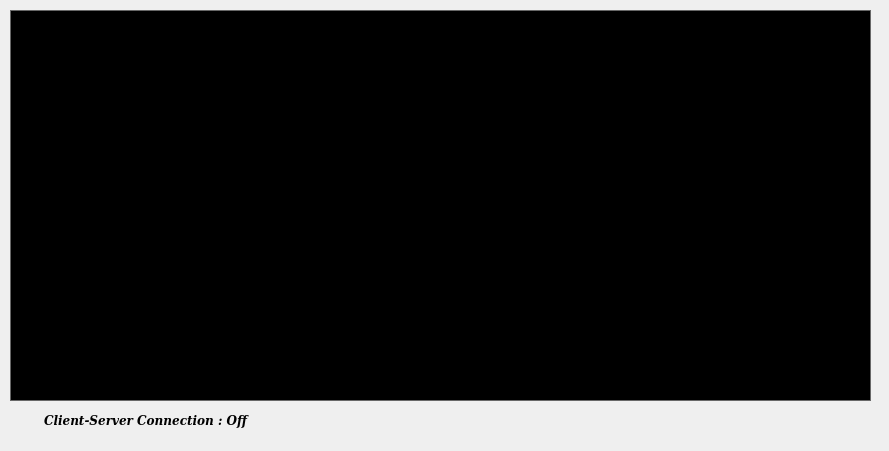
<?xml version="1.0" encoding="UTF-8"?>
<ui version="4.0">
 <class>odyssey_s</class>
 <widget class="QMainWindow" name="odyssey_s">
  <property name="geometry">
   <rect>
    <x>0</x>
    <y>0</y>
    <width>889</width>
    <height>451</height>
   </rect>
  </property>
  <property name="windowTitle">
   <string>odyssey_s</string>
  </property>
  <widget class="QWidget" name="centralWidget">
   <widget class="QLabel" name="label_Custumer">
    <property name="geometry">
     <rect>
      <x>10</x>
      <y>410</y>
      <width>271</width>
      <height>20</height>
     </rect>
    </property>
    <property name="font">
     <font>
      <family>DejaVu Serif</family>
      <weight>75</weight>
      <italic>true</italic>
      <bold>true</bold>
     </font>
    </property>
    <property name="text">
     <string>Client-Server Connection : Off</string>
    </property>
    <property name="alignment">
     <set>Qt::AlignCenter</set>
    </property>
   </widget>
   <widget class="QPlainTextEdit" name="plainTextEdit">
    <property name="enabled">
     <bool>true</bool>
    </property>
    <property name="geometry">
     <rect>
      <x>10</x>
      <y>10</y>
      <width>861</width>
      <height>391</height>
     </rect>
    </property>
    <property name="palette">
     <palette>
      <active>
       <colorrole role="WindowText">
        <brush brushstyle="SolidPattern">
         <color alpha="255">
          <red>0</red>
          <green>0</green>
          <blue>0</blue>
         </color>
        </brush>
       </colorrole>
       <colorrole role="Button">
        <brush brushstyle="SolidPattern">
         <color alpha="255">
          <red>135</red>
          <green>135</green>
          <blue>135</blue>
         </color>
        </brush>
       </colorrole>
       <colorrole role="Light">
        <brush brushstyle="SolidPattern">
         <color alpha="255">
          <red>203</red>
          <green>203</green>
          <blue>203</blue>
         </color>
        </brush>
       </colorrole>
       <colorrole role="Midlight">
        <brush brushstyle="SolidPattern">
         <color alpha="255">
          <red>169</red>
          <green>169</green>
          <blue>169</blue>
         </color>
        </brush>
       </colorrole>
       <colorrole role="Dark">
        <brush brushstyle="SolidPattern">
         <color alpha="255">
          <red>67</red>
          <green>67</green>
          <blue>67</blue>
         </color>
        </brush>
       </colorrole>
       <colorrole role="Mid">
        <brush brushstyle="SolidPattern">
         <color alpha="255">
          <red>90</red>
          <green>90</green>
          <blue>90</blue>
         </color>
        </brush>
       </colorrole>
       <colorrole role="Text">
        <brush brushstyle="SolidPattern">
         <color alpha="255">
          <red>255</red>
          <green>255</green>
          <blue>255</blue>
         </color>
        </brush>
       </colorrole>
       <colorrole role="BrightText">
        <brush brushstyle="SolidPattern">
         <color alpha="255">
          <red>255</red>
          <green>255</green>
          <blue>255</blue>
         </color>
        </brush>
       </colorrole>
       <colorrole role="ButtonText">
        <brush brushstyle="SolidPattern">
         <color alpha="255">
          <red>0</red>
          <green>0</green>
          <blue>0</blue>
         </color>
        </brush>
       </colorrole>
       <colorrole role="Base">
        <brush brushstyle="SolidPattern">
         <color alpha="255">
          <red>0</red>
          <green>0</green>
          <blue>0</blue>
         </color>
        </brush>
       </colorrole>
       <colorrole role="Window">
        <brush brushstyle="SolidPattern">
         <color alpha="255">
          <red>135</red>
          <green>135</green>
          <blue>135</blue>
         </color>
        </brush>
       </colorrole>
       <colorrole role="Shadow">
        <brush brushstyle="SolidPattern">
         <color alpha="255">
          <red>0</red>
          <green>0</green>
          <blue>0</blue>
         </color>
        </brush>
       </colorrole>
       <colorrole role="AlternateBase">
        <brush brushstyle="SolidPattern">
         <color alpha="255">
          <red>195</red>
          <green>195</green>
          <blue>195</blue>
         </color>
        </brush>
       </colorrole>
       <colorrole role="ToolTipBase">
        <brush brushstyle="SolidPattern">
         <color alpha="255">
          <red>255</red>
          <green>255</green>
          <blue>220</blue>
         </color>
        </brush>
       </colorrole>
       <colorrole role="ToolTipText">
        <brush brushstyle="SolidPattern">
         <color alpha="255">
          <red>0</red>
          <green>0</green>
          <blue>0</blue>
         </color>
        </brush>
       </colorrole>
      </active>
      <inactive>
       <colorrole role="WindowText">
        <brush brushstyle="SolidPattern">
         <color alpha="255">
          <red>0</red>
          <green>0</green>
          <blue>0</blue>
         </color>
        </brush>
       </colorrole>
       <colorrole role="Button">
        <brush brushstyle="SolidPattern">
         <color alpha="255">
          <red>135</red>
          <green>135</green>
          <blue>135</blue>
         </color>
        </brush>
       </colorrole>
       <colorrole role="Light">
        <brush brushstyle="SolidPattern">
         <color alpha="255">
          <red>203</red>
          <green>203</green>
          <blue>203</blue>
         </color>
        </brush>
       </colorrole>
       <colorrole role="Midlight">
        <brush brushstyle="SolidPattern">
         <color alpha="255">
          <red>169</red>
          <green>169</green>
          <blue>169</blue>
         </color>
        </brush>
       </colorrole>
       <colorrole role="Dark">
        <brush brushstyle="SolidPattern">
         <color alpha="255">
          <red>67</red>
          <green>67</green>
          <blue>67</blue>
         </color>
        </brush>
       </colorrole>
       <colorrole role="Mid">
        <brush brushstyle="SolidPattern">
         <color alpha="255">
          <red>90</red>
          <green>90</green>
          <blue>90</blue>
         </color>
        </brush>
       </colorrole>
       <colorrole role="Text">
        <brush brushstyle="SolidPattern">
         <color alpha="255">
          <red>255</red>
          <green>255</green>
          <blue>255</blue>
         </color>
        </brush>
       </colorrole>
       <colorrole role="BrightText">
        <brush brushstyle="SolidPattern">
         <color alpha="255">
          <red>255</red>
          <green>255</green>
          <blue>255</blue>
         </color>
        </brush>
       </colorrole>
       <colorrole role="ButtonText">
        <brush brushstyle="SolidPattern">
         <color alpha="255">
          <red>0</red>
          <green>0</green>
          <blue>0</blue>
         </color>
        </brush>
       </colorrole>
       <colorrole role="Base">
        <brush brushstyle="SolidPattern">
         <color alpha="255">
          <red>0</red>
          <green>0</green>
          <blue>0</blue>
         </color>
        </brush>
       </colorrole>
       <colorrole role="Window">
        <brush brushstyle="SolidPattern">
         <color alpha="255">
          <red>135</red>
          <green>135</green>
          <blue>135</blue>
         </color>
        </brush>
       </colorrole>
       <colorrole role="Shadow">
        <brush brushstyle="SolidPattern">
         <color alpha="255">
          <red>0</red>
          <green>0</green>
          <blue>0</blue>
         </color>
        </brush>
       </colorrole>
       <colorrole role="AlternateBase">
        <brush brushstyle="SolidPattern">
         <color alpha="255">
          <red>195</red>
          <green>195</green>
          <blue>195</blue>
         </color>
        </brush>
       </colorrole>
       <colorrole role="ToolTipBase">
        <brush brushstyle="SolidPattern">
         <color alpha="255">
          <red>255</red>
          <green>255</green>
          <blue>220</blue>
         </color>
        </brush>
       </colorrole>
       <colorrole role="ToolTipText">
        <brush brushstyle="SolidPattern">
         <color alpha="255">
          <red>0</red>
          <green>0</green>
          <blue>0</blue>
         </color>
        </brush>
       </colorrole>
      </inactive>
      <disabled>
       <colorrole role="WindowText">
        <brush brushstyle="SolidPattern">
         <color alpha="255">
          <red>67</red>
          <green>67</green>
          <blue>67</blue>
         </color>
        </brush>
       </colorrole>
       <colorrole role="Button">
        <brush brushstyle="SolidPattern">
         <color alpha="255">
          <red>135</red>
          <green>135</green>
          <blue>135</blue>
         </color>
        </brush>
       </colorrole>
       <colorrole role="Light">
        <brush brushstyle="SolidPattern">
         <color alpha="255">
          <red>203</red>
          <green>203</green>
          <blue>203</blue>
         </color>
        </brush>
       </colorrole>
       <colorrole role="Midlight">
        <brush brushstyle="SolidPattern">
         <color alpha="255">
          <red>169</red>
          <green>169</green>
          <blue>169</blue>
         </color>
        </brush>
       </colorrole>
       <colorrole role="Dark">
        <brush brushstyle="SolidPattern">
         <color alpha="255">
          <red>67</red>
          <green>67</green>
          <blue>67</blue>
         </color>
        </brush>
       </colorrole>
       <colorrole role="Mid">
        <brush brushstyle="SolidPattern">
         <color alpha="255">
          <red>90</red>
          <green>90</green>
          <blue>90</blue>
         </color>
        </brush>
       </colorrole>
       <colorrole role="Text">
        <brush brushstyle="SolidPattern">
         <color alpha="255">
          <red>67</red>
          <green>67</green>
          <blue>67</blue>
         </color>
        </brush>
       </colorrole>
       <colorrole role="BrightText">
        <brush brushstyle="SolidPattern">
         <color alpha="255">
          <red>255</red>
          <green>255</green>
          <blue>255</blue>
         </color>
        </brush>
       </colorrole>
       <colorrole role="ButtonText">
        <brush brushstyle="SolidPattern">
         <color alpha="255">
          <red>67</red>
          <green>67</green>
          <blue>67</blue>
         </color>
        </brush>
       </colorrole>
       <colorrole role="Base">
        <brush brushstyle="SolidPattern">
         <color alpha="255">
          <red>135</red>
          <green>135</green>
          <blue>135</blue>
         </color>
        </brush>
       </colorrole>
       <colorrole role="Window">
        <brush brushstyle="SolidPattern">
         <color alpha="255">
          <red>135</red>
          <green>135</green>
          <blue>135</blue>
         </color>
        </brush>
       </colorrole>
       <colorrole role="Shadow">
        <brush brushstyle="SolidPattern">
         <color alpha="255">
          <red>0</red>
          <green>0</green>
          <blue>0</blue>
         </color>
        </brush>
       </colorrole>
       <colorrole role="AlternateBase">
        <brush brushstyle="SolidPattern">
         <color alpha="255">
          <red>135</red>
          <green>135</green>
          <blue>135</blue>
         </color>
        </brush>
       </colorrole>
       <colorrole role="ToolTipBase">
        <brush brushstyle="SolidPattern">
         <color alpha="255">
          <red>255</red>
          <green>255</green>
          <blue>220</blue>
         </color>
        </brush>
       </colorrole>
       <colorrole role="ToolTipText">
        <brush brushstyle="SolidPattern">
         <color alpha="255">
          <red>0</red>
          <green>0</green>
          <blue>0</blue>
         </color>
        </brush>
       </colorrole>
      </disabled>
     </palette>
    </property>
    <property name="toolTip">
     <string>Console</string>
    </property>
    <property name="readOnly">
     <bool>true</bool>
    </property>
    <property name="centerOnScroll">
     <bool>false</bool>
    </property>
   </widget>
  </widget>
 </widget>
 <layoutdefault spacing="6" margin="11"/>
 <resources/>
 <connections/>
</ui>
